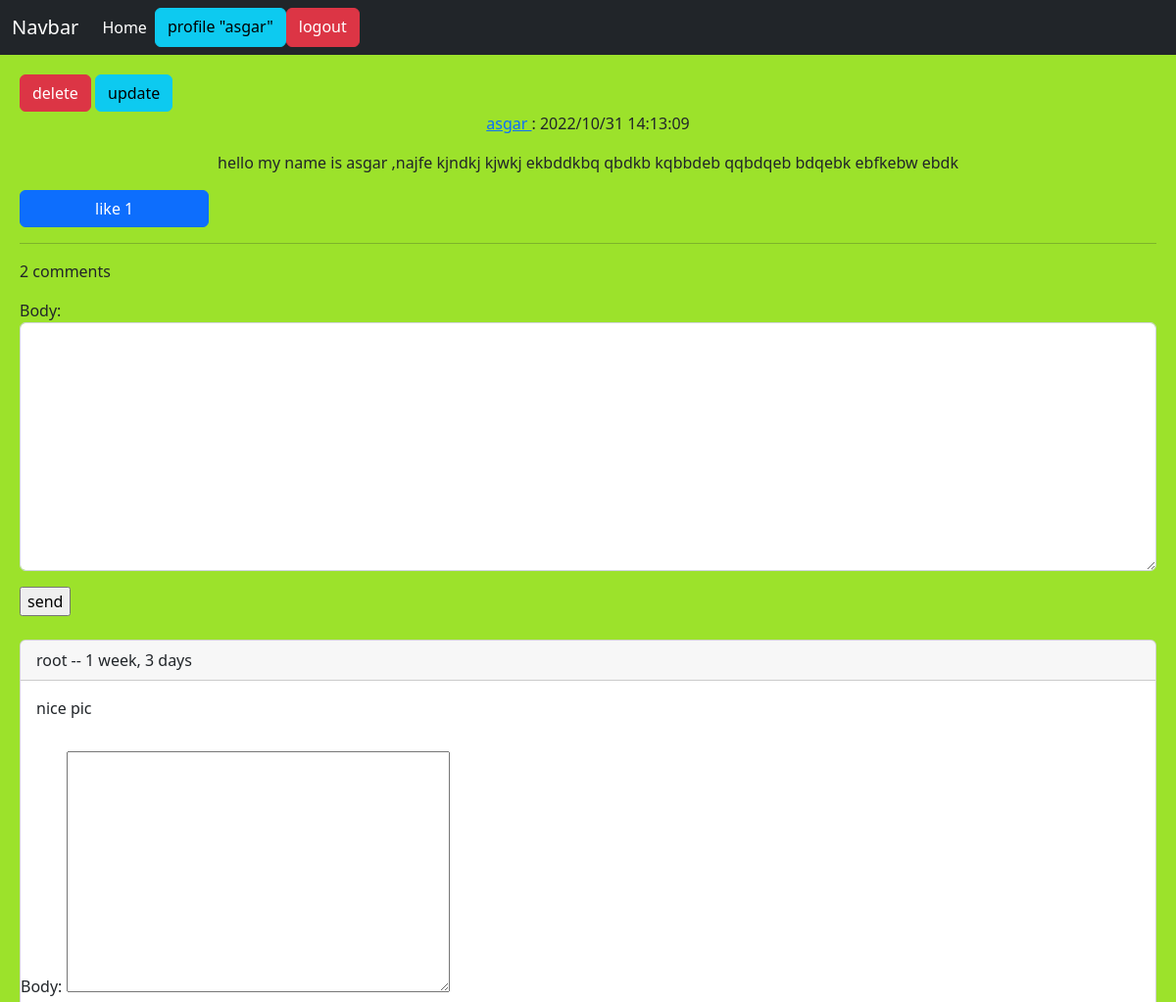
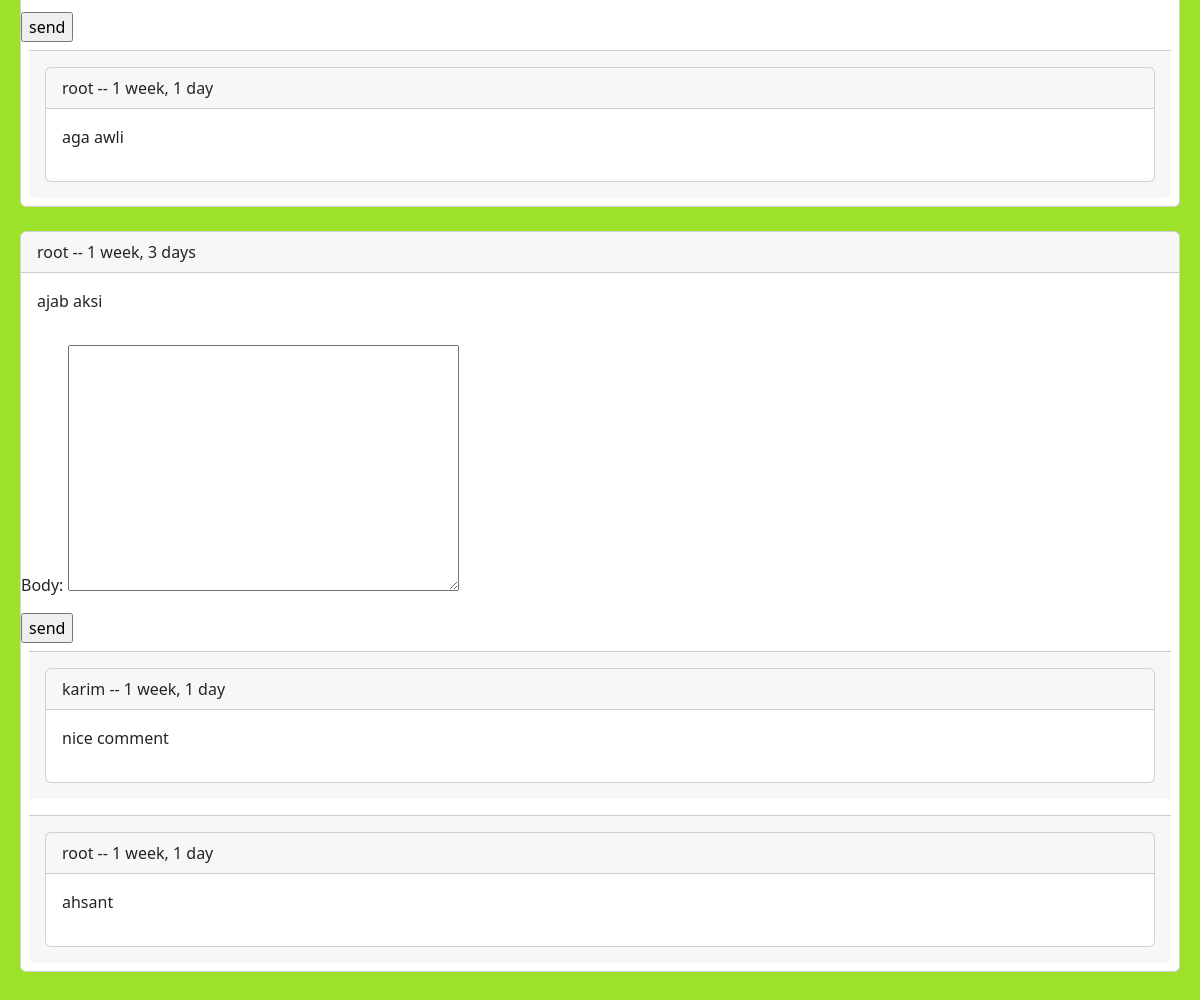
Screenshot of /post/2/hello-my-name-is-asgar-najfe-kjndkj-kjwkj-ekbddkbq (signed in) with the database file from the repository (2 pictures, top to bottom).
### home/models.py (models this page shows, shortened)
class Post(models.Model):
    user=models.ForeignKey(User,on_delete=models.CASCADE,related_name="posts")
    body=models.TextField()
    slug=models.SlugField(max_length=30)
    created=models.DateTimeField(auto_now_add=True)
    updated=models.DateTimeField(auto_now=True)
    class Meta:
        ordering=('-updated',)
    def like_count(self):
        return self.post_likes.count()
    def user_can_like(self,user):
        user_like=user.user_likes.filter(post=self)
        if user_like.exists():
            return True
        return False

class Comment(models.Model):
    user=models.ForeignKey(User,on_delete=models.CASCADE,related_name='user_comment')
    post=models.ForeignKey(Post,on_delete=models.CASCADE,related_name='post_comment')
    reply=models.ForeignKey('self',on_delete=models.CASCADE,related_name='reply_comment',blank=True,null=True)
    is_reply=models.BooleanField(default=False)
    body=models.TextField(max_length=400)
    created=models.DateTimeField(auto_now_add=True)

### home/views.py (the view, shortened to what this page needs)
# urls.py: path('post/<int:post_id>/<slug:post_slug>',views.PostDetailView.as_view(),name='post_detail'),
class PostDetailView(View):
    form_class=CommentCreateForm
    form_class_reply=CommentReplyForm
    def setup(self, request, *args, **kwargs):
        self.post_instance=get_object_or_404(Post,pk=kwargs['post_id'],slug=kwargs['post_slug'])
        return super().setup(request, *args, **kwargs)
    def get(self, request, *args, **kwargs):
        comments = self.post_instance.post_comment.filter(is_reply=False)
        can_like=False
        if request.user.is_authenticated and self.post_instance.user_can_like(request.user):
            can_like=True
        return render(request, 'home/post_detail.html', {'post': self.post_instance, 'comments': comments,'form':self.form_class,'replyform':self.form_class_reply ,'can_like':can_like})

### home/templates/home/post_detail.html (shortened to what this page needs)
{% extends 'base.html' %}
{% block content %}
{% if post.user.id == request.user.id %}
    <a class="btn btn-danger" href="{% url 'home:post_delete' post.id %}">delete</a>
    <a class="btn btn-info" href="{% url 'home:post_update' post.id %}">update</a>
{% endif %}
    <div class="text-center">
    <p> <a href="{% url 'account:profile_user' post.user.id %}">{{ post.user.username }}  </a>:  {{ post.updated|date:"Y/m/d  G:i:s" }}</p>
    <p>{{ post.body }}</p>
    </div>
    <a class="{% if can_like  %}disabled{% endif %} btn btn-primary col-md-2" href="{% url 'home:post_like' post.id %}"> like {{ post.like_count }}</a>
    <hr/>
     {% if comments %}
    <p> {{ comments.count }} comments </p>
    {% endif %}
    {% if request.user.is_authenticated %}
        <form action="" method="post">
            {{ form.as_p }}
            <input type="submit" value="send">
        </form>
        <br/>
    {% else %}
        <p> only logged in user can send comment</p>
    {% endif %}
    {% for comment in comments %}
        <div class="card">
            <p class="card-header"> {{ comment.user }} -- {{ comment.created| timesince  }}</p>
            <p class="card-body">{{ comment.body }}</p>
{% if request.user.is_authenticated %}
            <form action="{% url 'home:reply_comment' post.id comment.id%}" method="post">
                {{replyform.as_p}}
                <input type="submit" value="send">
            </form>
{% endif %}
            {% for reply in comment.reply_comment.all %}
                <div class="card-footer p-3 m-2">
                <div class="card">
                    <p class="card-header"> {{ reply.user }} -- {{ reply.created| timesince  }}</p>
                    <p class="card-body">{{ reply.body }}</p>
                </div>
                </div>
            {% endfor %}
        </div>
        <br/>
    {% empty %}
        <div class="card">
            <p class="card-body">no comment yet</p>
        </div>
    {% endfor %}
{% endblock %}

### templates/inc/navbar.html
<nav class="navbar navbar-expand-lg navbar-dark bg-dark">
    <div class="container-fluid">
        <a class="navbar-brand" href="#">Navbar</a>
        <div class="collapse navbar-collapse" id="navbarNavAltMarkup">
            <div class="navbar-nav"><a class="nav-link active" aria-current="page" href="{% url 'home:home' %}">Home</a>
                {% if not request.user.is_authenticated %}
                    <a class="btn btn-info" href="{% url 'account:register_user' %}">Register</a>
                    <a class="btn btn-success" href="{% url 'account:login_user' %}">Login</a>
                {% else %}
                    <a class="btn btn-info" href="{% url 'account:profile_user' request.user.id %}">profile "{{ request.user }}"</a>
                    <a class="btn btn-danger" href="{% url 'account:logout_user' %}">logout</a>
                {% endif %}
            </div>
        </div>
    </div>
</nav>

### rows the page displays
Post: user.username "asgar", updated "2022/10/31 14:13:09", body "hello my name is asgar ,najfe kjndkj kjwkj ekbddkbq qbdkb kqbbdeb qqbdqeb bdqebk ebfkebw ebdk", like_count "1"
Comment: user "root", created "1 week, 3 days", body "nice pic"
Comment: user "root", created "1 week, 1 day", body "aga awli"
Comment: user "root", created "1 week, 3 days", body "ajab aksi"
Comment: user "karim", created "1 week, 1 day", body "nice comment"
Comment: user "root", created "1 week, 1 day", body "ahsant"

### other values shown
{{ request.user }} "asgar"
{{ comments.count }} "2"
